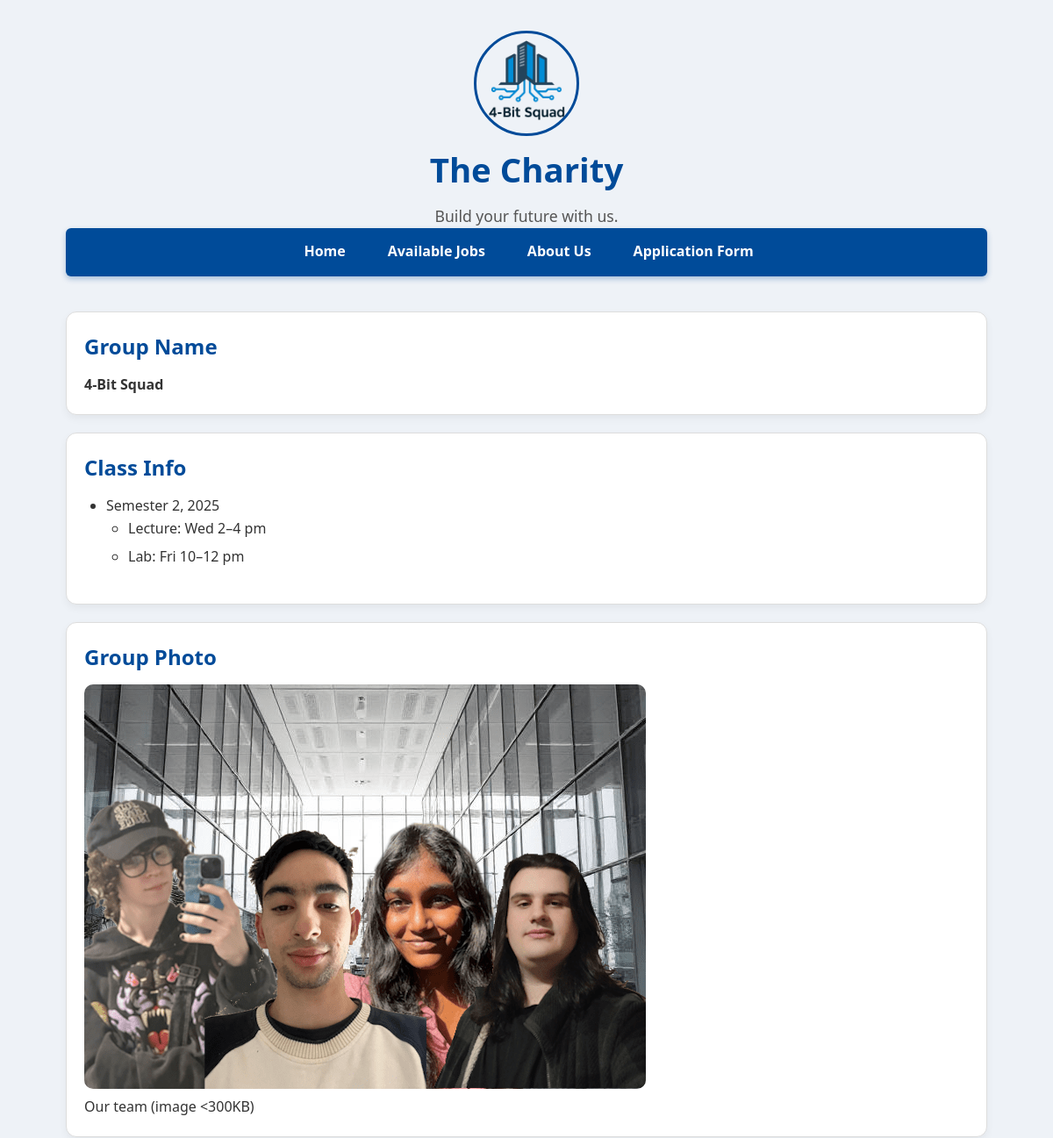
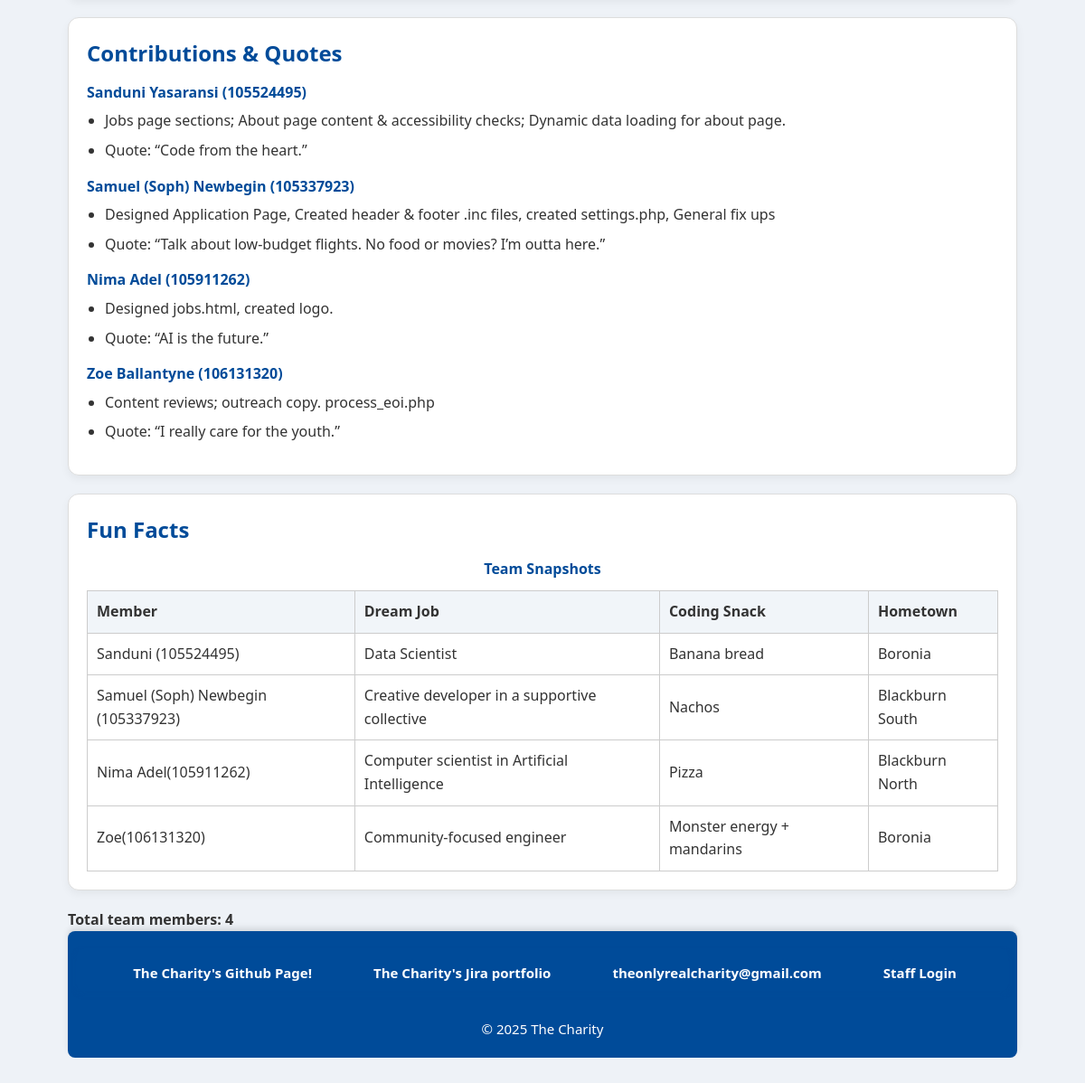
Page /about.php on the committed database (2 pictures, top to bottom).
### tables this page shows
CREATE TABLE `about` (
  `id` int(11) NOT NULL,
  `member_name` varchar(100) NOT NULL,
  `student_id` varchar(20) DEFAULT NULL,
  `contributions` text NOT NULL,
  `quote` text DEFAULT NULL
);

### about.php (the view, shortened to what this page needs)
<?php
require_once 'settings.php';
$membersData = [];
$sql = "SELECT member_name, student_id, contributions, quote FROM about ORDER BY id ASC";
$result = $conn->query($sql);
if ($result && $result->num_rows > 0) {
    while ($row = $result->fetch_assoc()) {
        $membersData[] = $row;
    }
}
require_once 'header.inc';
?>
  <main class="container">
    <section class="card">
      <h2>Group Name</h2>
      <p><strong>4-Bit Squad</strong></p>
    </section>
    <section class="card">
      <h2>Class Info</h2>
      <ul>
        <li>Semester 2, 2025
          <ul>
            <li>Lecture: Wed 2–4 pm</li>
            <li>Lab: Fri 10–12 pm</li>
          </ul>
        </li>
      </ul>
    </section>
    <section class="card">
      <h2>Group Photo</h2>
      <figure class="team-figure">
        <img src="images/group-photo.png" alt="4-Bit Squad group photo at Swinburne">
        <figcaption>Our team (image &lt;300KB)</figcaption>
      </figure>
    </section>
    <section class="card">
      <h2>Contributions &amp; Quotes</h2>
      <dl>
        <?php if (!empty($membersData)): ?>
            <?php foreach ($membersData as $member): ?>
                <dt><?= htmlspecialchars($member['member_name']); ?> (<?= htmlspecialchars($member['student_id']); ?>)</dt>
                <dd>
                    <ul>
                        <li><?= nl2br(htmlspecialchars($member['contributions'])); ?></li>
                        <li>Quote: “<?= htmlspecialchars($member['quote']); ?>”</li>
                    </ul>
                </dd>
            <?php endforeach; ?>
        <?php else: ?>
            <p>No member data available.</p>
        <?php endif; ?>
      </dl>
    </section>
    <section class="card">
      <h2>Fun Facts</h2>
      <table>
        <caption>Team Snapshots</caption>
        <thead>
          <tr>
            <th>Member</th>
            <th>Dream Job</th>
            <th>Coding Snack</th>
            <th>Hometown</th>
          </tr>
        </thead>
        <tbody>
          <tr>
            <td>Sanduni (105524495)</td>
            <td>Data Scientist</td>
            <td>Banana bread</td>
            <td>Boronia</td>
          </tr>
          <tr>
            <td>Samuel (Soph) Newbegin (105337923)</td>
            <td>Creative developer in a supportive collective</td>
            <td>Nachos</td>
            <td>Blackburn South</td>
          </tr>
          <tr>
            <td>Nima Adel(105911262)</td>
            <td>Computer scientist in Artificial Intelligence</td>
            <td>Pizza</td>
            <td>Blackburn North</td>
          </tr>
          <tr>
            <td>Zoe(106131320)</td>
            <td>Community-focused engineer</td>
            <td>Monster energy + mandarins</td>
            <td>Boronia</td>
          </tr>
        </tbody>
      </table>
    </section>
  </main>
<?php
if (!empty($membersData)) {
  echo "<p><strong>Total team members: " . count($membersData) . "</strong></p>";
}
?>
<?php require_once 'footer.inc'; ?>

### styles/project.css (style rules this page uses)
:root { --main-blue: #004b99; --jobs-primary-blue: #2c3e50; --login-primary-blue: #5563de; }
* { box-sizing: border-box; font-family: 'Segoe UI', Tahoma, Geneva, Verdana, sans-serif; margin: 0; padding: 0; }
body { background: #eef2f7; color: #333; line-height: 1.6; max-width: 90%; margin: 20px auto; padding: 15px; }
ul, ol { margin-left: 25px; margin-bottom: 20px; }
ul li, ol li { margin-bottom: 7px; }
section { background: white; border-radius: 10px; padding: 25px 30px; box-shadow: 0 4px 15px rgba(0, 75, 153, 0.15); margin-bottom: 40px; border-left: 6px solid var(--main-blue); }
.card { background: #fff; border: 1px solid #ddd; border-radius: 12px; padding: 20px; margin: 20px 0; box-shadow: 0 4px 10px rgba(0, 0, 0, 0.05); }
.card h2 { margin-bottom: 12px; color: var(--main-blue); }
.team-figure img { max-width: 100%; height: auto; border-radius: 10px; }
dl dt { font-weight: bold; margin-top: 10px; color: var(--main-blue); }
dl dd ul { margin: 6px 0 14px 20px; }
table { width: 100%; border-collapse: collapse; }
table caption { margin-bottom: 10px; font-weight: bold; color: var(--main-blue); }
th, td { border: 1px solid #ccc; padding: 10px; text-align: left; }
th { background: #f1f5f9; }

### rows in the picture
about: member_name "Sanduni Yasaransi", student "105524495", contributions "Jobs page sections; About page content & accessibility checks; Dynamic data loading for about page.", quote "Code from the heart."
about: member_name "Samuel (Soph) Newbegin", student "105337923", contributions "Designed Application Page, Created header & footer .inc files, created settings.php, General fix ups", quote "Talk about low-budget flights. No food or movies? I’m outta here."
about: member_name "Nima Adel", student "105911262", contributions "Designed jobs.html, created logo.", quote "AI is the future."
about: member_name "Zoe Ballantyne", student "106131320", contributions "Content reviews; outreach copy. process_eoi.php", quote "I really care for the youth."

### other values in the picture
count($membersData) "4"
